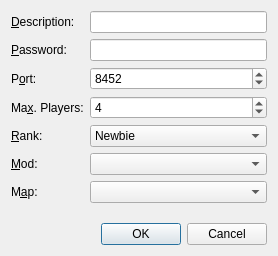
<?xml version="1.0" encoding="UTF-8"?>
<ui version="4.0">
 <class>BattleHostingDialog</class>
 <widget class="QDialog" name="BattleHostingDialog">
  <property name="geometry">
   <rect>
    <x>0</x>
    <y>0</y>
    <width>278</width>
    <height>256</height>
   </rect>
  </property>
  <property name="windowTitle">
   <string>Dialog</string>
  </property>
  <layout class="QGridLayout" name="gridLayout">
   <item row="0" column="0">
    <layout class="QFormLayout" name="formLayout">
     <item row="0" column="0">
      <widget class="QLabel" name="label">
       <property name="text">
        <string>&amp;Description:</string>
       </property>
       <property name="buddy">
        <cstring>descriptionLineEdit</cstring>
       </property>
      </widget>
     </item>
     <item row="0" column="1">
      <widget class="QLineEdit" name="descriptionLineEdit"/>
     </item>
     <item row="1" column="0">
      <widget class="QLabel" name="label_3">
       <property name="text">
        <string>&amp;Password:</string>
       </property>
       <property name="buddy">
        <cstring>passwordLineEdit</cstring>
       </property>
      </widget>
     </item>
     <item row="1" column="1">
      <widget class="QLineEdit" name="passwordLineEdit">
       <property name="echoMode">
        <enum>QLineEdit::Password</enum>
       </property>
      </widget>
     </item>
     <item row="2" column="0">
      <widget class="QLabel" name="label_4">
       <property name="text">
        <string>P&amp;ort:</string>
       </property>
       <property name="buddy">
        <cstring>portSpinBox</cstring>
       </property>
      </widget>
     </item>
     <item row="2" column="1">
      <widget class="QSpinBox" name="portSpinBox">
       <property name="minimum">
        <number>1</number>
       </property>
       <property name="maximum">
        <number>65535</number>
       </property>
       <property name="value">
        <number>8452</number>
       </property>
      </widget>
     </item>
     <item row="3" column="0">
      <widget class="QLabel" name="label_6">
       <property name="text">
        <string>Ma&amp;x. Players:</string>
       </property>
       <property name="buddy">
        <cstring>maxPlayersSpinBox</cstring>
       </property>
      </widget>
     </item>
     <item row="3" column="1">
      <widget class="QSpinBox" name="maxPlayersSpinBox">
       <property name="minimum">
        <number>1</number>
       </property>
       <property name="maximum">
        <number>300</number>
       </property>
       <property name="value">
        <number>4</number>
       </property>
      </widget>
     </item>
     <item row="4" column="0">
      <widget class="QLabel" name="label_7">
       <property name="text">
        <string>&amp;Rank:</string>
       </property>
       <property name="buddy">
        <cstring>rankComboBox</cstring>
       </property>
      </widget>
     </item>
     <item row="4" column="1">
      <widget class="QComboBox" name="rankComboBox">
       <item>
        <property name="text">
         <string>Newbie</string>
        </property>
        <property name="icon">
         <iconset resource="../resources.qrc">
          <normaloff>:/icons/rank0.xpm</normaloff>:/icons/rank0.xpm</iconset>
        </property>
       </item>
       <item>
        <property name="text">
         <string>Beginner</string>
        </property>
        <property name="icon">
         <iconset resource="../resources.qrc">
          <normaloff>:/icons/rank1.xpm</normaloff>:/icons/rank1.xpm</iconset>
        </property>
       </item>
       <item>
        <property name="text">
         <string>Average</string>
        </property>
        <property name="icon">
         <iconset resource="../resources.qrc">
          <normaloff>:/icons/rank2.xpm</normaloff>:/icons/rank2.xpm</iconset>
        </property>
       </item>
       <item>
        <property name="text">
         <string>Above Average</string>
        </property>
        <property name="icon">
         <iconset resource="../resources.qrc">
          <normaloff>:/icons/rank3.xpm</normaloff>:/icons/rank3.xpm</iconset>
        </property>
       </item>
       <item>
        <property name="text">
         <string>Experienced</string>
        </property>
        <property name="icon">
         <iconset resource="../resources.qrc">
          <normaloff>:/icons/rank4.xpm</normaloff>:/icons/rank4.xpm</iconset>
        </property>
       </item>
       <item>
        <property name="text">
         <string>Highly Experienced</string>
        </property>
        <property name="icon">
         <iconset resource="../resources.qrc">
          <normaloff>:/icons/rank5.xpm</normaloff>:/icons/rank5.xpm</iconset>
        </property>
       </item>
       <item>
        <property name="text">
         <string>Veteran</string>
        </property>
        <property name="icon">
         <iconset resource="../resources.qrc">
          <normaloff>:/icons/rank6.xpm</normaloff>:/icons/rank6.xpm</iconset>
        </property>
       </item>
      </widget>
     </item>
     <item row="5" column="0">
      <widget class="QLabel" name="label_2">
       <property name="text">
        <string>&amp;Mod:</string>
       </property>
       <property name="buddy">
        <cstring>modComboBox</cstring>
       </property>
      </widget>
     </item>
     <item row="5" column="1">
      <widget class="QComboBox" name="modComboBox"/>
     </item>
     <item row="6" column="0">
      <widget class="QLabel" name="label_5">
       <property name="text">
        <string>M&amp;ap:</string>
       </property>
       <property name="buddy">
        <cstring>mapComboBox</cstring>
       </property>
      </widget>
     </item>
     <item row="6" column="1">
      <widget class="QComboBox" name="mapComboBox"/>
     </item>
    </layout>
   </item>
   <item row="1" column="0">
    <widget class="QDialogButtonBox" name="buttonBox">
     <property name="orientation">
      <enum>Qt::Horizontal</enum>
     </property>
     <property name="standardButtons">
      <set>QDialogButtonBox::Cancel|QDialogButtonBox::Ok</set>
     </property>
    </widget>
   </item>
  </layout>
 </widget>
 <resources>
  <include location="../resources.qrc"/>
 </resources>
 <connections>
  <connection>
   <sender>buttonBox</sender>
   <signal>rejected()</signal>
   <receiver>BattleHostingDialog</receiver>
   <slot>reject()</slot>
   <hints>
    <hint type="sourcelabel">
     <x>273</x>
     <y>245</y>
    </hint>
    <hint type="destinationlabel">
     <x>277</x>
     <y>255</y>
    </hint>
   </hints>
  </connection>
 </connections>
</ui>
